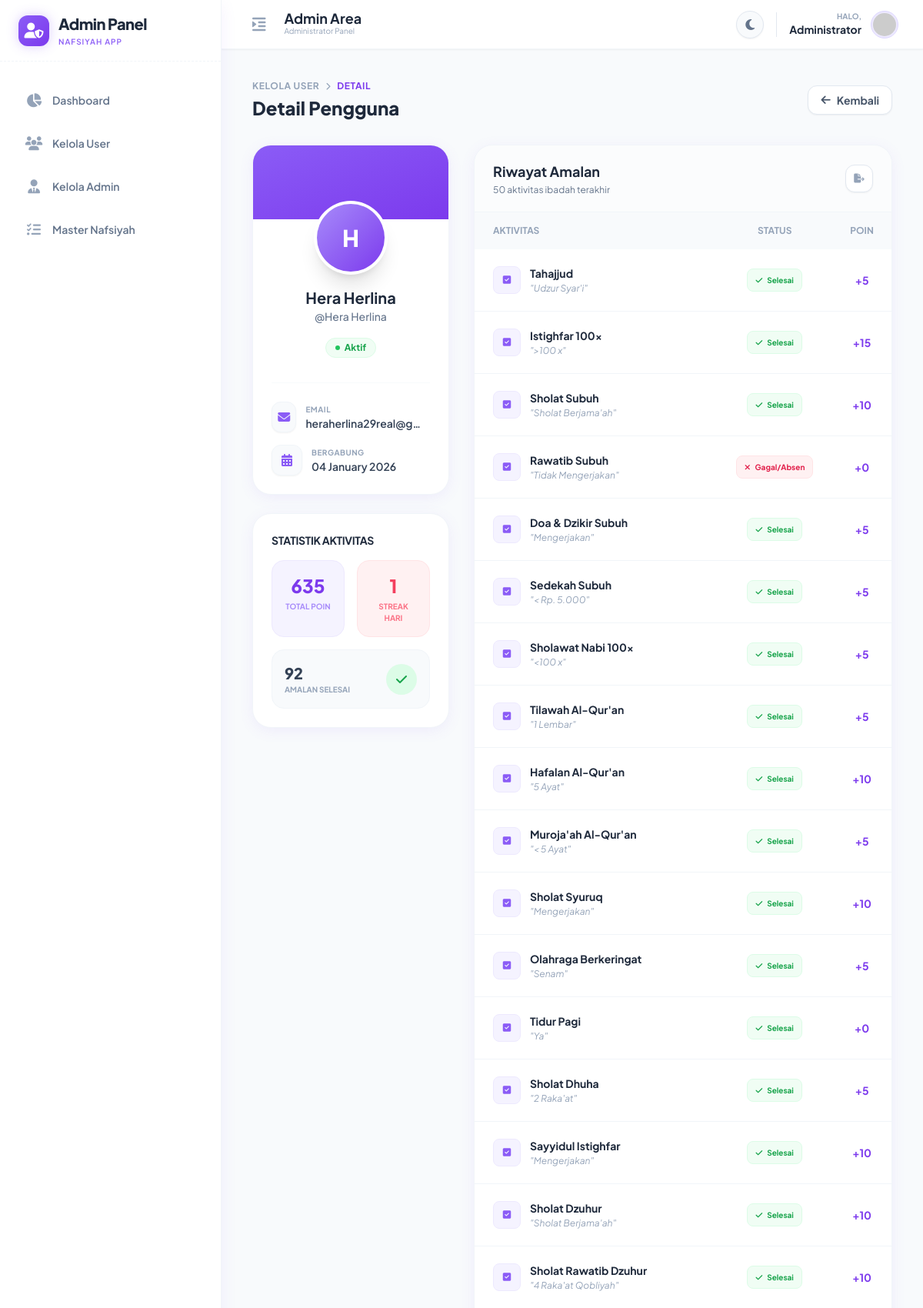
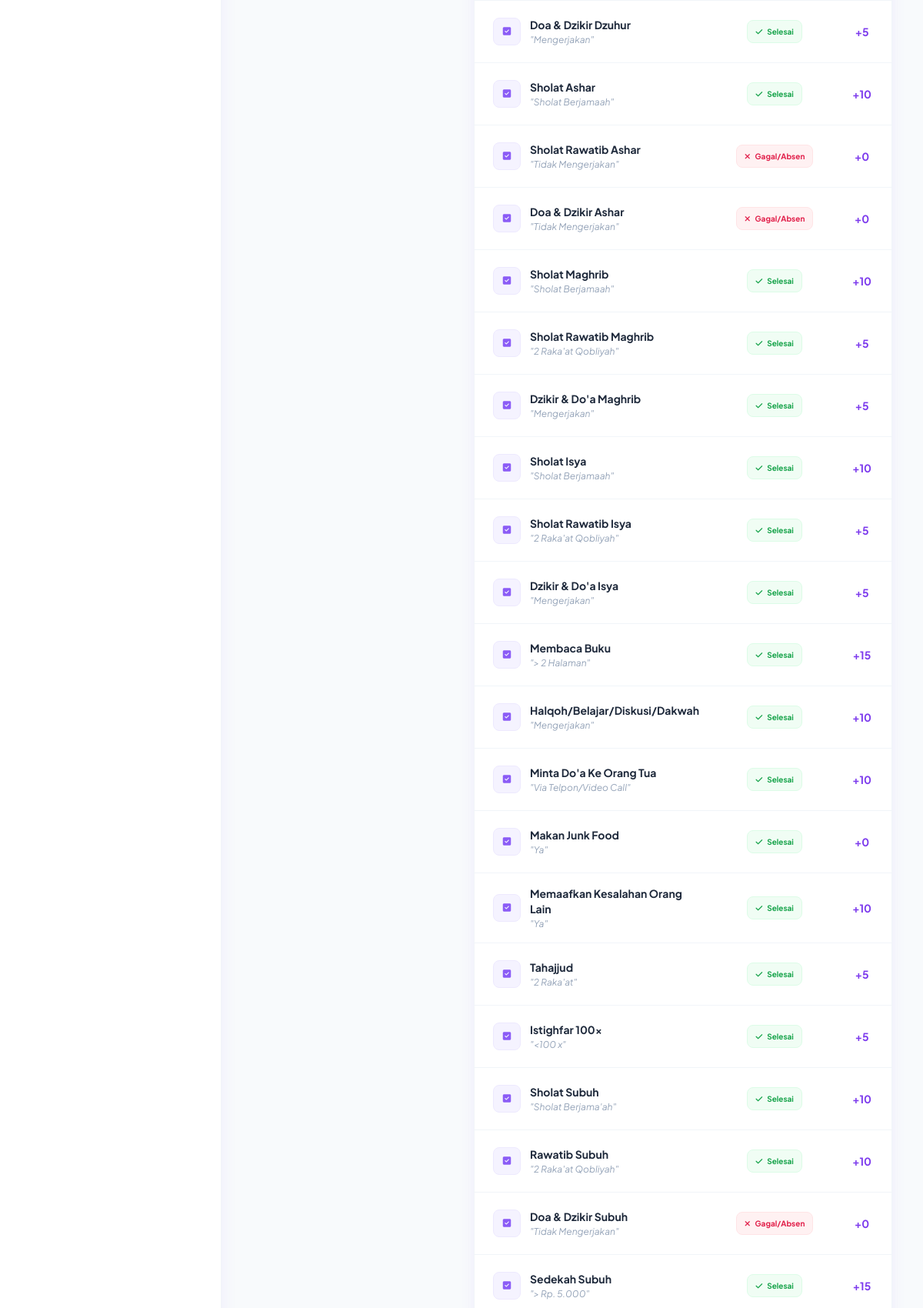
The page /admin/user_detail.php?id=23 (signed in, upper part) on the database its author committed (2 pictures, top to bottom).
### tables this page shows
CREATE TABLE `users` (
  `id` int NOT NULL,
  `nama_lengkap` varchar(255) NOT NULL,
  `email` varchar(191) DEFAULT NULL,
  `username` varchar(100) NOT NULL,
  `no_wa` varchar(20) DEFAULT NULL,
  `password` varchar(255) NOT NULL,
  `status` enum('aktif','tidak_aktif') NOT NULL DEFAULT 'aktif',
  `total_poin` int NOT NULL DEFAULT '0',
  `streak_harian` int NOT NULL DEFAULT '0',
  `terakhir_lapor` date DEFAULT NULL,
  `created_at` timestamp NOT NULL DEFAULT CURRENT_TIMESTAMP,
  `streak_count` int DEFAULT '0',
  `profile_pic` varchar(255) DEFAULT NULL
);

CREATE TABLE `nafsiyah_logs` (
  `id` bigint NOT NULL,
  `user_id` int NOT NULL,
  `item_id` int NOT NULL,
  `log_date` date NOT NULL,
  `status` enum('selesai','tidak_selesai','sebagian') NOT NULL,
  `catatan` text,
  `created_at` timestamp NOT NULL DEFAULT CURRENT_TIMESTAMP,
  `poin_didapat` int DEFAULT '0'
);

CREATE TABLE `nafsiyah_items` (
  `id` int NOT NULL,
  `activity_name` varchar(255) NOT NULL,
  `sub_komponen` text,
  `urutan` int DEFAULT '100',
  `is_active` tinyint(1) NOT NULL DEFAULT '1',
  `created_at` timestamp NOT NULL DEFAULT CURRENT_TIMESTAMP,
  `is_udzur` tinyint(1) DEFAULT '0'
);

### admin/user_detail.php (the view, shortened to what this page needs)
<?php
require_once __DIR__ . '/../koneksi.php';
$user_id = $_GET['id'] ?? null;
$stmt = $pdo->prepare("SELECT * FROM users WHERE id = ?");
$stmt->execute([$user_id]);
$u = $stmt->fetch();
$stmt_count = $pdo->prepare("SELECT COUNT(*) FROM nafsiyah_logs WHERE user_id = ? AND status = 'selesai'");
$stmt_count->execute([$user_id]);
$total_selesai = $stmt_count->fetchColumn();
$stmt_logs = $pdo->prepare("
    SELECT l.*, i.activity_name
    FROM nafsiyah_logs l
    JOIN nafsiyah_items i ON l.item_id = i.id
    WHERE l.user_id = ?
    ORDER BY l.created_at DESC LIMIT 50
");
$stmt_logs->execute([$user_id]);
$user_logs = $stmt_logs->fetchAll();
require_once __DIR__ . '/templates/header.php';
?>
<div class="max-w-7xl mx-auto space-y-8 font-sans">
    <div class="flex flex-col sm:flex-row justify-between items-start sm:items-center gap-4">
        <div>
            <div class="flex items-center gap-2 text-xs font-bold text-slate-400 uppercase tracking-wider mb-1">
                <a href="user.php" class="hover:text-primary-600 transition-colors">Kelola User</a>
                <i class="fas fa-chevron-right text-[10px]"></i>
                <span class="text-primary-600">Detail</span>
            </div>
            <h1 class="text-2xl font-black text-slate-800 dark:text-white">Detail Pengguna</h1>
        </div>
        <a href="user.php" class="inline-flex items-center gap-2 px-4 py-2 bg-white border border-slate-200 text-slate-600 text-sm font-bold rounded-xl hover:bg-slate-50 hover:text-primary-600 hover:border-primary-200 transition-all shadow-sm dark:bg-dark-surface2 dark:border-slate-700 dark:text-slate-300 dark:hover:text-white">
            <i class="fas fa-arrow-left"></i> Kembali
        </a>
    </div>
    <div class="grid grid-cols-1 lg:grid-cols-12 gap-8">
        <div class="lg:col-span-4 space-y-6">
            <div class="bg-white rounded-3xl p-6 shadow-soft border border-slate-100 dark:bg-dark-surface dark:border-dark-surface2 relative overflow-hidden group">
                <div class="absolute top-0 left-0 right-0 h-24 bg-gradient-to-br from-primary-500 to-primary-600"></div>
                <div class="relative z-10 flex flex-col items-center mt-12">
                    <div class="w-24 h-24 rounded-full p-1 bg-white dark:bg-dark-surface shadow-xl">
                        <div class="w-full h-full rounded-full bg-gradient-to-br from-primary-400 to-primary-600 flex items-center justify-center text-3xl font-black text-white uppercase select-none">
                            <?= strtoupper(substr($u['nama_lengkap'] ?? $u['username'], 0, 1)) ?>
                        </div>
                    </div>
                    <h2 class="mt-4 text-xl font-bold text-slate-800 dark:text-white text-center">
                        <?= htmlspecialchars($u['nama_lengkap']) ?>
                    </h2>
                    <p class="text-sm text-slate-500 dark:text-slate-400 font-medium text-center">
                        @<?= htmlspecialchars($u['username']) ?>
                    </p>
                    <div class="mt-4">
                        <?php if (($u['status'] ?? 'aktif') == 'aktif'): ?>
                                <span class="inline-flex items-center gap-1.5 px-3 py-1 rounded-full bg-green-50 text-green-600 text-xs font-bold border border-green-100 dark:bg-green-900/20 dark:border-green-800">
                                    <span class="w-1.5 h-1.5 rounded-full bg-green-500"></span> Aktif
                                </span>
                        <?php else: ?>
                                <span class="inline-flex items-center gap-1.5 px-3 py-1 rounded-full bg-slate-100 text-slate-500 text-xs font-bold border border-slate-200 dark:bg-slate-800 dark:border-slate-700">
                                    <span class="w-1.5 h-1.5 rounded-full bg-slate-400"></span> Nonaktif
                                </span>
                        <?php endif; ?>
                    </div>
                </div>
                <div class="mt-8 space-y-4 border-t border-slate-50 pt-6 dark:border-slate-700/50">
                    <div class="flex items-center gap-3">
                        <div class="w-10 h-10 rounded-xl bg-slate-50 border border-slate-100 flex items-center justify-center text-primary-500 shadow-sm dark:bg-dark-surface2 dark:border-slate-700">
                            <i class="fas fa-envelope"></i>
                        </div>
                        <div class="overflow-hidden">
                            <p class="text-[10px] uppercase font-bold text-slate-400 tracking-wider">Email</p>
                            <p class="text-sm font-semibold text-slate-700 truncate dark:text-slate-200"><?= htmlspecialchars($u['email']) ?></p>
                        </div>
                    </div>
                    <div class="flex items-center gap-3">
                        <div class="w-10 h-10 rounded-xl bg-slate-50 border border-slate-100 flex items-center justify-center text-primary-500 shadow-sm dark:bg-dark-surface2 dark:border-slate-700">
                            <i class="fas fa-calendar-alt"></i>
                        </div>
                        <div>
                            <p class="text-[10px] uppercase font-bold text-slate-400 tracking-wider">Bergabung</p>
                            <p class="text-sm font-semibold text-slate-700 dark:text-slate-200"><?= date('d F Y', strtotime($u['created_at'])) ?></p>
                        </div>
                    </div>
                </div>
            </div>
            <div class="bg-white rounded-3xl p-6 shadow-soft border border-slate-100 dark:bg-dark-surface dark:border-dark-surface2">
                <h3 class="text-sm font-bold text-slate-800 mb-4 dark:text-white uppercase tracking-tight">Statistik Aktivitas</h3>
                <div class="grid grid-cols-2 gap-4">
                    <div class="p-4 rounded-2xl bg-primary-50 border border-primary-100 dark:bg-primary-900/10 dark:border-primary-800/30 text-center">
                        <div class="text-2xl font-black text-primary-600 dark:text-primary-400"><?= number_format($u['total_poin'] ?? 0) ?></div>
                        <div class="text-[10px] uppercase font-bold text-primary-400 mt-1">Total Poin</div>
                    </div>
                    <div class="p-4 rounded-2xl bg-rose-50 border border-rose-100 dark:bg-rose-900/10 dark:border-rose-900/20 text-center">
                        <div class="text-2xl font-black text-rose-500"><?= $u['streak_count'] ?? 0 ?></div>
                        <div class="text-[10px] uppercase font-bold text-rose-400 mt-1">Streak Hari</div>
                    </div>
                    <div class="col-span-2 p-4 rounded-2xl bg-slate-50 border border-slate-100 dark:bg-dark-surface2 dark:border-slate-700 flex items-center justify-between">
                        <div>
                            <div class="text-xl font-black text-slate-700 dark:text-white"><?= number_format($total_selesai) ?></div>
                            <div class="text-[10px] uppercase font-bold text-slate-400">Amalan Selesai</div>
                        </div>
                        <div class="w-10 h-10 rounded-full bg-green-100 flex items-center justify-center text-green-600 dark:bg-green-900/20 dark:text-green-400">
                            <i class="fas fa-check"></i>
                        </div>
                    </div>
                </div>
            </div>
        </div>
        <div class="lg:col-span-8">
            <div class="bg-white rounded-3xl shadow-soft border border-slate-100 dark:bg-dark-surface dark:border-dark-surface2 overflow-hidden h-full flex flex-col">
                <div class="px-6 py-5 border-b border-slate-100 dark:border-slate-700 bg-slate-50/50 dark:bg-dark-surface2/50 flex justify-between items-center">
                    <div>
                        <h3 class="font-bold text-slate-800 dark:text-white text-lg">Riwayat Amalan</h3>
                        <p class="text-xs text-slate-500 dark:text-slate-400 mt-0.5">50 aktivitas ibadah terakhir</p>
                    </div>
                    <button class="w-9 h-9 rounded-xl bg-white border border-slate-200 text-slate-400 flex items-center justify-center hover:text-primary-600 hover:border-primary-200 transition-all shadow-sm dark:bg-dark-surface dark:border-slate-600 dark:text-slate-300 dark:hover:text-primary-400" title="Export Log">
                        <i class="fas fa-file-export text-xs"></i>
                    </button>
                </div>
                <div class="flex-1 overflow-x-auto">
                    <table class="w-full text-left text-sm text-slate-600 dark:text-slate-400">
                        <thead class="bg-slate-50 text-xs uppercase font-bold text-slate-400 dark:bg-dark-surface2 dark:text-slate-500">
                            <tr>
                                <th class="px-6 py-4">Aktivitas</th>
                                <th class="px-6 py-4 text-center">Status</th>
                                <th class="px-6 py-4 text-center">Poin</th>
                            </tr>
                        </thead>
                        <tbody class="divide-y divide-slate-100 dark:divide-slate-700">
                            <?php if (empty($user_logs)): ?>
                                    <tr>
                                        <td colspan="4" class="px-6 py-16 text-center">
                                            <div class="flex flex-col items-center justify-center">
                                                <div class="w-16 h-16 bg-slate-50 rounded-full flex items-center justify-center text-slate-300 mb-4 dark:bg-dark-surface2 dark:text-slate-600">
                                                    <i class="fas fa-history text-2xl"></i>
                                                </div>
                                                <p class="text-slate-500 font-medium dark:text-slate-400">Belum ada aktivitas terekam</p>
                                            </div>
                                        </td>
                                    </tr>
                            <?php else: ?>
                                    <?php foreach ($user_logs as $log): ?>
                                        <tr class="hover:bg-slate-50/50 transition-colors dark:hover:bg-dark-surface2/50 group">
                                            <td class="px-6 py-4">
                                                <div class="flex items-center gap-3">
                                                    <div class="w-9 h-9 rounded-lg bg-primary-50 flex items-center justify-center text-primary-500 flex-shrink-0 dark:bg-primary-900/20 border border-primary-100 dark:border-primary-800/30">
                                                        <i class="fas fa-check-square text-xs"></i>
                                                    </div>
                                                    <div>
                                                        <p class="font-bold text-slate-800 dark:text-white text-sm"><?= htmlspecialchars($log['activity_name']) ?></p>
                                                        <?php if ($log['catatan']): ?>
                                                            <p class="text-xs text-slate-400 italic mt-0.5">"<?= htmlspecialchars($log['catatan']) ?>"</p>
                                                        <?php endif; ?>
                                                    </div>
                                                </div>
                                            </td>
                                            <td class="px-6 py-4 text-center">
                                                <?php if ($log['status'] == 'selesai'): ?>
                                                        <span class="inline-flex items-center gap-1.5 px-2.5 py-1 rounded-lg bg-green-50 text-green-600 text-[10px] font-bold border border-green-100 dark:bg-green-900/20 dark:border-green-800">
                                                            <i class="fas fa-check"></i> Selesai
                                                        </span>
                                                <?php elseif ($log['status'] == 'sebagian'): ?>
                                                        <span class="inline-flex items-center gap-1.5 px-2.5 py-1 rounded-lg bg-amber-50 text-amber-600 text-[10px] font-bold border border-amber-100 dark:bg-amber-900/20 dark:border-amber-800">
                                                            <i class="fas fa-hourglass-half"></i> Sebagian
                                                        </span>
                                                <?php else: ?>
                                                        <span class="inline-flex items-center gap-1.5 px-2.5 py-1 rounded-lg bg-rose-50 text-rose-600 text-[10px] font-bold border border-rose-100 dark:bg-rose-900/20 dark:border-rose-800">
                                                            <i class="fas fa-times"></i> Gagal/Absen
                                                        </span>
                                                <?php endif; ?>
                                            </td>
                                            <td class="px-6 py-4 text-center">
                                                <span class="font-bold text-primary-600 dark:text-primary-400">+<?= $log['poin_didapat'] ?></span>
                                            </td>
                                        </tr>
                                    <?php endforeach; ?>
                            <?php endif; ?>
                        </tbody>
                    </table>
                </div>
            </div>
        </div>
    </div>
</div>
<?php require_once __DIR__ . '/templates/footer.php'; ?>

### admin/templates/header.php (style rules this page uses)
body { font-family: 'Plus Jakarta Sans', sans-serif; transition: background-color 0.3s ease; }

### rows shown on the page
users: nama_lengkap "H", nama_lengkap "Hera Herlina", username "Hera Herlina", email "heraherlina29real@g…", created_at "04 January 2026", total_poin "635", streak_count "1"
nafsiyah_logs: nafsiyah_items.activity_name "Tahajjud", catatan "Udzur Syar'i", status "selesai" (drawn), poin_didapat "5"
nafsiyah_logs: nafsiyah_items.activity_name "Istighfar 100x", catatan ">100 x", status "selesai" (drawn), poin_didapat "15"
nafsiyah_logs: nafsiyah_items.activity_name "Sholat Subuh", catatan "Sholat Berjama'ah", status "selesai" (drawn), poin_didapat "10"
nafsiyah_logs: nafsiyah_items.activity_name "Rawatib Subuh", catatan "Tidak Mengerjakan", status "tidak_selesai" (drawn), poin_didapat "0"
nafsiyah_logs: nafsiyah_items.activity_name "Doa & Dzikir Subuh", catatan "Mengerjakan", status "selesai" (drawn), poin_didapat "5"
nafsiyah_logs: nafsiyah_items.activity_name "Sedekah Subuh", catatan "< Rp. 5.000", status "selesai" (drawn), poin_didapat "5"
nafsiyah_logs: nafsiyah_items.activity_name "Sholawat Nabi 100x", catatan "<100 x", status "selesai" (drawn), poin_didapat "5"
nafsiyah_logs: nafsiyah_items.activity_name "Tilawah Al-Qur'an", catatan "1 Lembar", status "selesai" (drawn), poin_didapat "5"
nafsiyah_logs: nafsiyah_items.activity_name "Hafalan Al-Qur'an", catatan "5 Ayat", status "selesai" (drawn), poin_didapat "10"
nafsiyah_logs: nafsiyah_items.activity_name "Muroja'ah Al-Qur'an", catatan "< 5 Ayat", status "selesai" (drawn), poin_didapat "5"
nafsiyah_logs: nafsiyah_items.activity_name "Sholat Syuruq", catatan "Mengerjakan", status "selesai" (drawn), poin_didapat "10"
nafsiyah_logs: nafsiyah_items.activity_name "Olahraga Berkeringat", catatan "Senam", status "selesai" (drawn), poin_didapat "5"
nafsiyah_logs: nafsiyah_items.activity_name "Tidur Pagi", catatan "Ya", status "selesai" (drawn), poin_didapat "0"
nafsiyah_logs: nafsiyah_items.activity_name "Sholat Dhuha", catatan "2 Raka'at", status "selesai" (drawn), poin_didapat "5"
nafsiyah_logs: nafsiyah_items.activity_name "Sayyidul Istighfar", catatan "Mengerjakan", status "selesai" (drawn), poin_didapat "10"
nafsiyah_logs: nafsiyah_items.activity_name "Sholat Dzuhur", catatan "Sholat Berjama'ah", status "selesai" (drawn), poin_didapat "10"
nafsiyah_logs: nafsiyah_items.activity_name "Sholat Rawatib Dzuhur", catatan "4 Raka'at Qobliyah", status "selesai" (drawn), poin_didapat "10"
nafsiyah_logs: nafsiyah_items.activity_name "Doa & Dzikir Dzuhur", catatan "Mengerjakan", status "selesai" (drawn), poin_didapat "5"
nafsiyah_logs: nafsiyah_items.activity_name "Sholat Ashar", catatan "Sholat Berjamaah", status "selesai" (drawn), poin_didapat "10"
nafsiyah_logs: nafsiyah_items.activity_name "Sholat Rawatib Ashar", catatan "Tidak Mengerjakan", status "tidak_selesai" (drawn), poin_didapat "0"
nafsiyah_logs: nafsiyah_items.activity_name "Doa & Dzikir Ashar", catatan "Tidak Mengerjakan", status "tidak_selesai" (drawn), poin_didapat "0"
nafsiyah_logs: nafsiyah_items.activity_name "Sholat Maghrib", catatan "Sholat Berjamaah", status "selesai" (drawn), poin_didapat "10"
nafsiyah_logs: nafsiyah_items.activity_name "Sholat Rawatib Maghrib", catatan "2 Raka'at Qobliyah", status "selesai" (drawn), poin_didapat "5"
nafsiyah_logs: nafsiyah_items.activity_name "Dzikir & Do'a Maghrib", catatan "Mengerjakan", status "selesai" (drawn), poin_didapat "5"
nafsiyah_logs: nafsiyah_items.activity_name "Sholat Isya", catatan "Sholat Berjamaah", status "selesai" (drawn), poin_didapat "10"
nafsiyah_logs: nafsiyah_items.activity_name "Sholat Rawatib Isya", catatan "2 Raka'at Qobliyah", status "selesai" (drawn), poin_didapat "5"
nafsiyah_logs: nafsiyah_items.activity_name "Dzikir & Do'a Isya", catatan "Mengerjakan", status "selesai" (drawn), poin_didapat "5"
nafsiyah_logs: nafsiyah_items.activity_name "Membaca Buku", catatan "> 2 Halaman", status "selesai" (drawn), poin_didapat "15"
nafsiyah_logs: nafsiyah_items.activity_name "Halqoh/Belajar/Diskusi/Dakwah", catatan "Mengerjakan", status "selesai" (drawn), poin_didapat "10"
nafsiyah_logs: nafsiyah_items.activity_name "Minta Do'a Ke Orang Tua", catatan "Via Telpon/Video Call", status "selesai" (drawn), poin_didapat "10"
nafsiyah_logs: nafsiyah_items.activity_name "Makan Junk Food", catatan "Ya", status "selesai" (drawn), poin_didapat "0"
nafsiyah_logs: nafsiyah_items.activity_name "Memaafkan Kesalahan Orang Lain", catatan "Ya", status "selesai" (drawn), poin_didapat "10"
nafsiyah_logs: nafsiyah_items.activity_name "Tahajjud", catatan "2 Raka'at", status "selesai" (drawn), poin_didapat "5"
nafsiyah_logs: nafsiyah_items.activity_name "Istighfar 100x", catatan "<100 x", status "selesai" (drawn), poin_didapat "5"
nafsiyah_logs: nafsiyah_items.activity_name "Sholat Subuh", catatan "Sholat Berjama'ah", status "selesai" (drawn), poin_didapat "10"
nafsiyah_logs: nafsiyah_items.activity_name "Rawatib Subuh", catatan "2 Raka'at Qobliyah", status "selesai" (drawn), poin_didapat "10"
nafsiyah_logs: nafsiyah_items.activity_name "Doa & Dzikir Subuh", catatan "Tidak Mengerjakan", status "tidak_selesai" (drawn), poin_didapat "0"
nafsiyah_logs: nafsiyah_items.activity_name "Sedekah Subuh", catatan "> Rp. 5.000", status "selesai" (drawn), poin_didapat "15"

### other values the page prints
$m[1] "Dashboard"
$m[1] "Kelola User"
$m[1] "Kelola Admin"
$m[1] "Master Nafsiyah"
$titles[$currentPage] "Admin Area"
$userName "Administrator"
$total_selesai "92"
